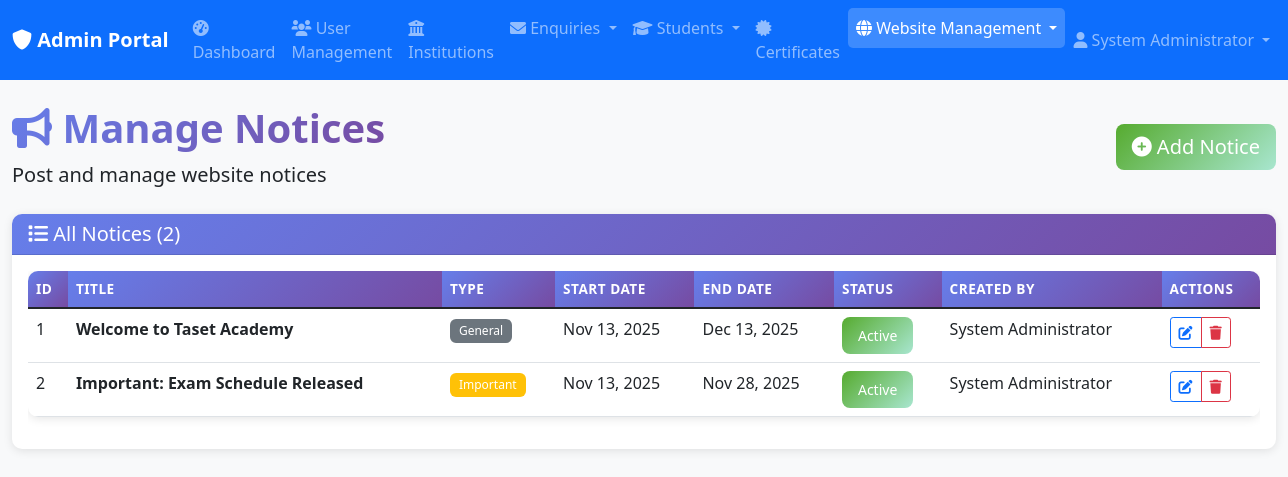
Screenshot of /public/admin/website/notices.php (signed in) with the database file from the repository.
### tables this page shows
CREATE TABLE IF NOT EXISTS `notices` (
  `id` INT(11) NOT NULL AUTO_INCREMENT,
  `title` VARCHAR(255) NOT NULL,
  `content` TEXT NOT NULL,
  `type` ENUM('general', 'important', 'urgent', 'event') DEFAULT 'general',
  `start_date` DATE NOT NULL,
  `end_date` DATE NULL,
  `attachment_path` VARCHAR(255) NULL,
  `attachment_name` VARCHAR(255) NULL,
  `is_active` TINYINT(1) DEFAULT 1,
  `created_by` INT(11) NOT NULL,
  `created_at` TIMESTAMP DEFAULT CURRENT_TIMESTAMP,
  `updated_at` TIMESTAMP DEFAULT CURRENT_TIMESTAMP ON UPDATE CURRENT_TIMESTAMP,
  PRIMARY KEY (`id`),
  KEY `idx_dates` (`start_date`, `end_date`),
  KEY `idx_active` (`is_active`),
  KEY `idx_type` (`type`),
  FOREIGN KEY (`created_by`) REFERENCES `users`(`id`) ON DELETE CASCADE
);

CREATE TABLE users (
    id INT PRIMARY KEY AUTO_INCREMENT,
    username VARCHAR(50) UNIQUE NOT NULL,
    password_hash VARCHAR(255) NOT NULL,
    role ENUM('admin', 'faculty', 'enquirer') NOT NULL,
    institution_id INT NULL,
    full_name VARCHAR(100) NOT NULL,
    email VARCHAR(100) UNIQUE NOT NULL,
    phone VARCHAR(20),
    is_active BOOLEAN DEFAULT TRUE,
    created_at TIMESTAMP DEFAULT CURRENT_TIMESTAMP,
    updated_at TIMESTAMP DEFAULT CURRENT_TIMESTAMP ON UPDATE CURRENT_TIMESTAMP,
    last_login TIMESTAMP NULL,
    FOREIGN KEY (institution_id) REFERENCES institutions(id) ON DELETE SET NULL
);

### includes/functions.php (called while the page is built, shortened)
<?php
function url($path = '') {
    $path = ltrim($path, '/');
    return BASE_URL . ($path ? '/' . $path : '');
}

### includes/db_connect.php (called while the page is built, shortened)
<?php
if (!class_exists('DatabaseConnection')) {
    class DatabaseConnection {
        private static $instance = null;
        private $connection;
        private $host;
        private $db_name;
        private $username;
        private $password;
    private function __construct() {
        $this->host = DB_HOST;
        $this->db_name = DB_NAME;
        $this->username = DB_USER;
        $this->password = DB_PASS;
    }
    public static function getInstance() {
        if (self::$instance === null) {
            self::$instance = new self();
        }
        return self::$instance;
    }
    private function connect() {
        try {
            $dsn = "mysql:host={$this->host};dbname={$this->db_name};charset=" . DB_CHARSET;
            $options = [
                PDO::ATTR_ERRMODE => PDO::ERRMODE_EXCEPTION,
                PDO::ATTR_DEFAULT_FETCH_MODE => PDO::FETCH_ASSOC,
                PDO::ATTR_EMULATE_PREPARES => false
            ];
            if (defined('PDO::MYSQL_ATTR_INIT_COMMAND')) {
                $options[PDO::MYSQL_ATTR_INIT_COMMAND] = "SET NAMES " . DB_CHARSET;
            }
            $this->connection = new PDO($dsn, $this->username, $this->password, $options);
        } catch (PDOException $e) {
            $this->logError("Database connection failed: " . $e->getMessage());
            if (DEBUG_MODE) {
                die("Database connection failed: " . $e->getMessage());
            } else {
                die("Database connection failed. Please try again later.");
            }
        }
    }
    public function getConnection() {
        try {
            $this->connection->query('SELECT 1');
        } catch (PDOException $e) {
            $this->connect();
        }
        return $this->connection;
    }
    public function execute($query, $params = []) {
        try {
            $stmt = $this->connection->prepare($query);
            $stmt->execute($params);
            return $stmt;
        } catch (PDOException $e) {
            $this->logError("Query execution failed: " . $e->getMessage() . " | Query: " . $query);
            throw new Exception("Database operation failed");
        }
    }
    public function fetchAll($query, $params = []) {
        $stmt = $this->execute($query, $params);
        return $stmt->fetchAll();
    }
    }
}
if (!function_exists('fetchAll')) {
    function fetchAll($query, $params = []) {
        return DatabaseConnection::getInstance()->fetchAll($query, $params);
    }
}
?>

### public/admin/website/notices.php (the view, shortened to what this page needs)
<?php
require_once __DIR__ . '/../../../includes/auth_check_admin.php';
$notices = fetchAll("
    SELECT n.*, u.full_name as created_by_name
    FROM notices n
    LEFT JOIN users u ON n.created_by = u.id
    ORDER BY n.created_at DESC
");
?>
<div class="row">
    <div class="col-12">
        <div class="d-flex justify-content-between align-items-center mb-4">
            <div>
                <h1 class="text-gradient mb-2">
                    <i class="fas fa-bullhorn"></i> Manage Notices
                </h1>
                <p class="lead mb-0">Post and manage website notices</p>
            </div>
            <div>
                <a href="<?php echo url('admin/website/add_notice.php'); ?>" class="btn btn-success btn-lg">
                    <i class="fas fa-plus-circle"></i> Add Notice
                </a>
            </div>
        </div>
    </div>
</div>
<div class="card">
    <div class="card-header">
        <h5 class="mb-0"><i class="fas fa-list"></i> All Notices (<?php echo count($notices); ?>)</h5>
    </div>
    <div class="card-body">
        <?php if (empty($notices)): ?>
            <div class="text-center py-4">
                <i class="fas fa-bullhorn fa-3x text-muted mb-3"></i>
                <h5 class="text-muted">No Notices Found</h5>
                <p class="text-muted">Click "Add Notice" to create your first notice.</p>
            </div>
        <?php else: ?>
            <div class="table-responsive">
                <table class="table table-hover">
                    <thead>
                        <tr>
                            <th>ID</th>
                            <th>Title</th>
                            <th>Type</th>
                            <th>Start Date</th>
                            <th>End Date</th>
                            <th>Status</th>
                            <th>Created By</th>
                            <th>Actions</th>
                        </tr>
                    </thead>
                    <tbody>
                        <?php foreach ($notices as $notice): ?>
                            <tr>
                                <td><?php echo $notice['id']; ?></td>
                                <td>
                                    <strong><?php echo htmlspecialchars($notice['title']); ?></strong>
                                </td>
                                <td>
                                    <?php
                                    $typeColors = [
                                        'general' => 'secondary',
                                        'important' => 'warning',
                                        'urgent' => 'danger',
                                        'event' => 'info'
                                    ];
                                    $color = $typeColors[$notice['type']] ?? 'secondary';
                                    ?>
                                    <span class="badge bg-<?php echo $color; ?>">
                                        <?php echo ucfirst($notice['type']); ?>
                                    </span>
                                </td>
                                <td><?php echo date('M j, Y', strtotime($notice['start_date'])); ?></td>
                                <td>
                                    <?php echo $notice['end_date'] ? date('M j, Y', strtotime($notice['end_date'])) : 'No expiry'; ?>
                                </td>
                                <td>
                                    <form method="POST" style="display:inline;">
                                        <button type="submit" class="btn btn-sm btn-<?php echo $notice['is_active'] ? 'success' : 'secondary'; ?>">
                                            <?php echo $notice['is_active'] ? 'Active' : 'Inactive'; ?>
                                        </button>
                                    </form>
                                </td>
                                <td><?php echo htmlspecialchars($notice['created_by_name']); ?></td>
                                <td>
                                    <div class="btn-group btn-group-sm">
                                        <a href="<?php echo url('admin/website/add_notice.php?id=' . $notice['id']); ?>"
                                           class="btn btn-outline-primary" title="Edit">
                                            <i class="fas fa-edit"></i>
                                        </a>
                                        <button type="button" class="btn btn-outline-danger"
                                                onclick="deleteNotice(<?php echo $notice['id']; ?>)" title="Delete">
                                            <i class="fas fa-trash"></i>
                                        </button>
                                    </div>
                                </td>
                            </tr>
                        <?php endforeach; ?>
                    </tbody>
                </table>
            </div>
        <?php endif; ?>
    </div>
</div>

### public/css/portal.css (style rules this page uses)
body { font-family: 'Segoe UI', Tahoma, Geneva, Verdana, sans-serif; background-color: #f8f9fa; }
.card { border: none; border-radius: 10px; box-shadow: 0 2px 10px rgba(0, 0, 0, 0.1); transition: all 0.3s ease; }
.card-header { background: linear-gradient(135deg, #667eea 0%, #764ba2 100%); color: white; border-radius: 10px 10px 0 0 !important; font-weight: 600; }
.btn { border-radius: 8px; font-weight: 500; padding: 0.5rem 1rem; transition: all 0.3s ease; }
.btn-success { background: linear-gradient(135deg, #56ab2f 0%, #a8e6cf 100%); border: none; }
.table { background: white; border-radius: 10px; overflow: hidden; box-shadow: 0 2px 10px rgba(0, 0, 0, 0.1); }
.table thead th { background: linear-gradient(135deg, #667eea 0%, #764ba2 100%); color: white; border: none; font-weight: 600; text-transform: uppercase; letter-spacing: 0.5px; font-size: 0.85rem; }
.table tbody tr { transition: all 0.3s ease; }
.badge { font-weight: 500; padding: 0.5em 0.75em; border-radius: 6px; }
.text-gradient { background: linear-gradient(135deg, #667eea 0%, #764ba2 100%); -webkit-background-clip: text; -webkit-text-fill-color: transparent; background-clip: text; font-weight: 600; }

### rows the page displays
notices: id "1", title "Welcome to Taset Academy", type "General", start_date "Nov 13, 2025", end_date "Dec 13, 2025", is_active "Active", created_by.full_name "System Administrator"
notices: id "2", title "Important: Exam Schedule Released", type "Important", start_date "Nov 13, 2025", end_date "Nov 28, 2025", is_active "Active", created_by.full_name "System Administrator"

### other values shown
$item['title'] "Dashboard"
$item['title'] "User Management"
$item['title'] "Institutions"
$item['title'] "Enquiries"
$item['title'] "Students"
$item['title'] "Certificates"
$item['title'] "Website Management"
$userName "System Administrator"
count($notices) "2"
